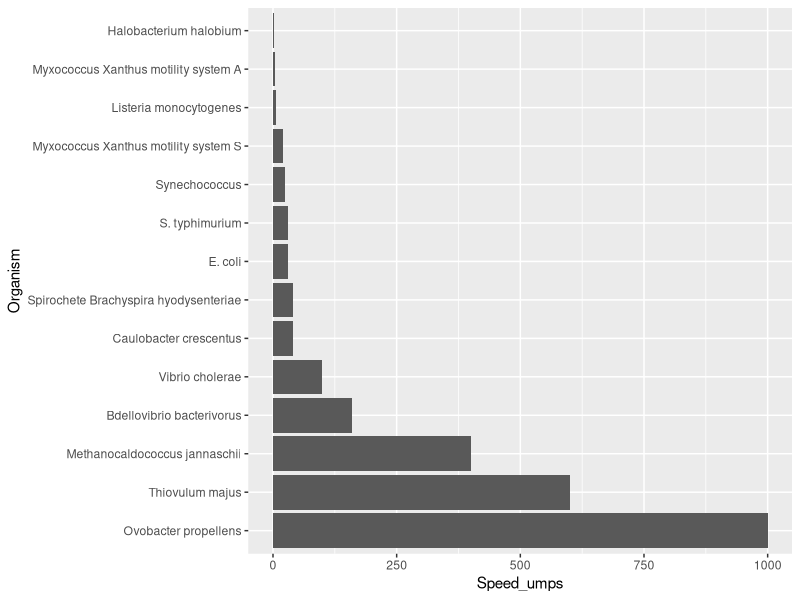

Generate this figure with R: (Note: a time limit stopped this script after it produced the figure.)
library(tidyverse)
library(data.table)
library(ggridges)

movements <- read_csv("./movement_rates.csv")

movements %>% 
  filter(Domain == "Prokaryote") %>% 
  arrange(desc(Speed_umps)) %>% 
  mutate(Organism = factor(Organism, levels = Organism, ordered = T)) %>% 
  ggplot(aes(x = Organism, y = Speed_umps)) + 
  geom_bar(stat = "identity") + 
  coord_flip()

speed <- movements[1]

seconds_per_day <- 60 * 60 * 24
um_to_m <- 1e-6

# straight_line: 
for(i in 1:nrow(movements)){
  dist_i <- movements$Speed_umps[i] * seconds_per_day * um_to_m
  movements$Max_dist_m[i] <- dist_i
}

# make random path
start <- c(0,0)  
speed <- movements$Speed_umps[i] # per second speed
trajectory_i <- matrix(nrow = seconds_per_day, ncol = 2, dimnames = list(NULL, c("x", "y")))

for(t in 1:seconds_per_day){
  
  dist_i <- runif(1, 0, speed)
  
  theta <- runif(1, 0, 2*pi)
  
  if(t == 1){
    pos_t <- c(dist_i*sin(theta), dist_i*cos(theta))
  } else {pos_t <- c(trajectory_i[t-1,1] + dist_i*sin(theta),
                     trajectory_i[t-1,2] + dist_i*cos(theta))}
  
  trajectory_i[t, 1] <- pos_t[1]
  trajectory_i[t, 2] <- pos_t[2]
}



# random directions: 
nreps = 1000
random_distributions <- data.table()

for(i in 1:nrow(movements)){
  
  start <- c(0,0)  
  
  speed <- movements$Speed_umps[i] # per second speed
  
  for(r in 1:nreps){
    trajectory_i <- matrix(nrow = seconds_per_day, ncol = 2, dimnames = list(NULL, c("x", "y")))
    
    for(t in 1:seconds_per_day){
      
      dist_i <- runif(1, 0, speed)
      
      theta <- runif(1, 0, 2*pi)
      
      if(t == 1){
        pos_t <- c(dist_i*sin(theta), dist_i*cos(theta))
      } else {pos_t <- c(trajectory_i[t-1,1] + dist_i*sin(theta),
                         trajectory_i[t-1,2] + dist_i*cos(theta))}
      
      trajectory_i[t, 1] <- pos_t[1]
      trajectory_i[t, 2] <- pos_t[2]
    }
    
    this_endpoint <- data.frame(Organism = movements$Organism[i], 
                       Speed = movements$Speed_umps[i], 
                       x = trajectory_i[t,1], 
                       y = trajectory_i[t,2])
    random_distributions <- bind_rows(random_distributions, this_endpoint)
  }
  print(paste("Done with taxon", movements$Organism[i]))
}

write_csv(random_distributions,file = "random_movements.csv")

trajectory_i[1:100,] %>% 
  as.data.frame() %>%
  ggplot(aes(x = x, y = y)) + 
  geom_path()


random_move_fig <- random_distributions %>% 
  filter(Organism %in% subset(movements, Domain == "Prokaryote")$Organism) %>% 
  mutate(dist_from_center = sqrt((x^2) + (y^2))) %>% 
  arrange(Speed) %>% 
  mutate(Organism = factor(Organism, levels = unique(Organism), ordered = TRUE)) %>% 
  ggplot(aes(x = dist_from_center, color = as.factor(Speed), y = Organism, fill = as.factor(Speed))) + 
  geom_density_ridges(alpha = 0.5) +
  #facet_wrap(~Organism, scales = "free_y")+
  scale_x_log10() +
  theme_minimal() +
  labs(color = "Speed, um/s", fill = "Speed, um/s",
       x = "Distance traveled (m/d)") +
  scale_color_viridis_d() + 
  scale_fill_viridis_d()

# twitching directions: 
nreps = 1000
twitching_distributions <- data.table()


start <- c(0,0)  

#speed <- movements$Speed_umps[i] # per second speed
speed <- 1 # 1 micron / sec is the typical speed here.

for(r in 1:nreps){
  trajectory_i <- matrix(nrow = seconds_per_day, ncol = 2, dimnames = list(NULL, c("x", "y")))
  
  theta = pi/2 # start in a single direction
  
  for(t in 1:seconds_per_day){
    
    dist_i <- runif(1, 0, speed)
    
    if(runif(1) < 0.25){
      theta <- runif(1, 0, 2*pi) # a quarter of a the time, change directions
    }
    
    if(t == 1){
      pos_t <- c(dist_i*sin(theta), dist_i*cos(theta))
    } else {pos_t <- c(trajectory_i[t-1,1] + dist_i*sin(theta),
                       trajectory_i[t-1,2] + dist_i*cos(theta))}
    
    trajectory_i[t, 1] <- pos_t[1]
    trajectory_i[t, 2] <- pos_t[2]
  }
  
  this_endpoint <- data.frame(Organism = "Twitching motility", 
                              Speed = speed, 
                              x = trajectory_i[t,1], 
                              y = trajectory_i[t,2])
  twitching_distributions <- bind_rows(twitching_distributions, this_endpoint)
}

write_csv(twitching_distributions,file = "twitching_movements.csv")
 
random_distributions %>% 
  filter(Organism %in% subset(movements, Domain == "Prokaryote")$Organism) %>% 
  bind_rows(twitching_distributions) %>% 
  mutate(dist_from_center = sqrt((x^2) + (y^2))) %>% 
  arrange(Speed) %>% 
  mutate(Organism = factor(Organism, levels = unique(Organism), ordered = TRUE)) %>% 
  ggplot(aes(x = dist_from_center, color = as.factor(Speed), y = Organism, fill = as.factor(Speed))) + 
  geom_density_ridges(alpha = 0.5) +
  #facet_wrap(~Organism, scales = "free_y")+
  scale_x_log10() +
  theme_minimal() +
  labs(color = "Speed, um/s", fill = "Speed, um/s",
       x = "Distance traveled (m/d)") +
  scale_color_viridis_d() + 
  scale_fill_viridis_d()





# no back migration
# random directions: 
nreps = 1000
random_distributions_noback <- data.table()

for(i in 1:nrow(movements)){
  
  start <- c(0,0)  
  
  speed <- movements$Speed_umps[i] # per second speed
  
  for(r in 1:nreps){
    
    dists <- runif(seconds_per_day, 0, speed)
    
    
    this_endpoint <- data.frame(Organism = movements$Organism[i], 
                                Speed = movements$Speed_umps[i], 
                                x = sum(dists), 
                                y = 0) # only one dimension with no changes in orientation
    random_distributions_noback <- bind_rows(random_distributions_noback, this_endpoint)
  }
  print(paste("Done with taxon", movements$Organism[i]))
}


write_csv(random_distributions_noback, file = "random_movements_noback.csv")


# twitching directions, no backmigration: 
nreps = 1000
twitching_distributions_noback <- data.table()


start <- c(0,0)  

#speed <- movements$Speed_umps[i] # per second speed
speed <- 1 # 1 micron / sec is the typical speed here.

for(r in 1:nreps){
  
  this_endpoint <- data.frame(Organism = "Twitching motility", 
                              Speed = speed, 
                              x = sum(runif(seconds_per_day), 0, speed), 
                              y = 0)
  twitching_distributions <- bind_rows(twitching_distributions_noback, this_endpoint)
}

write_csv(twitching_distributions_noback,file = "twitching_movements_noback.csv")
